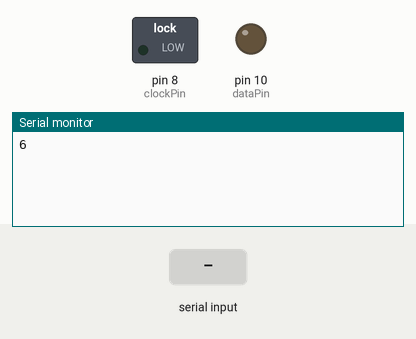
This sketch was run on a simulated Arduino Uno, built with avr-gcc and run on an emulated ATmega328P. Parts: switched loads named in the sketch (green lamp = pin HIGH), output pins drawn as LEDs (lit = HIGH), the last lines printed to the serial monitor. The inputs (shaded band) are chosen by the test bench.

Above: at 2.2 s.
2.3 s: "@\n" received over the second serial link
At 3.2 s:
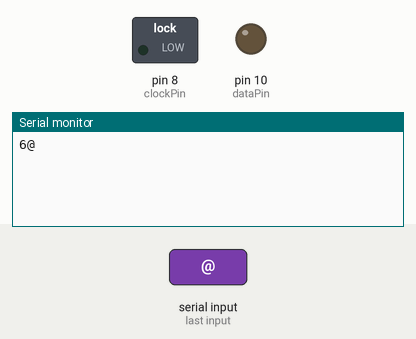
3.8 s: "a\n" received over the second serial link
At 4.3 s:
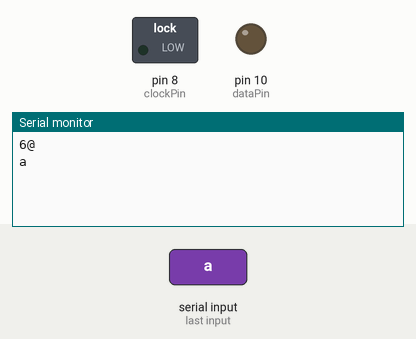
5.3 s: "b\n" received over the second serial link
At 6.7 s:
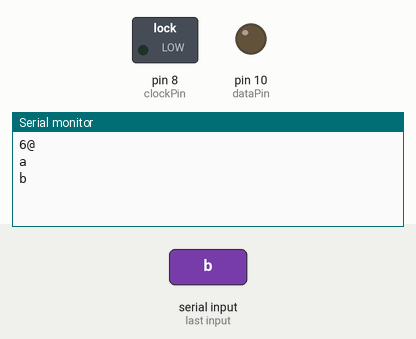

The sketch:

lyricsWifi.ino
```cpp
// 1411
#include <SoftwareSerial.h>
#define CYCLE_TIME_MILLS 132   // loop 한 번에 12V = 121ms

char receivedData;
int command = 0;
int inputStatus = -1;

int clockPin = 8;
int latchPin = 9;
int dataPin = 10;

const int timerSentence = 6;                    // time between frames

int count = 0;
char lyrics[100];
SoftwareSerial mySerial(6, 5); // RX, TX


void setup() {
  mySerial.begin(9600);
  Serial.begin(9600);

  delay(1000);

  Serial.write('6');
  initAlphabet();

  pinMode(latchPin, OUTPUT);
  pinMode(clockPin, OUTPUT);
  pinMode(dataPin, OUTPUT);

//  int sec;
//  while(1) {
//    sec = 0;
//    sec += printSentence("ABC");
//
//    delay(CYCLE_TIME_MILLS - sec);
//  }
}


void loop() {
  if (Serial.available()) {
    char c = Serial.read();

    if (c == '@') {
      inputStatus = 1;
    }

    // 와이파이에서 들어온 명령 ex)@a, @b, @c, @d
    else if (inputStatus) {
      // play index 받을 때
      if (command == 1) {
        command = 0;
        inputStatus = 0;
        mySerial.print("@a");
        mySerial.write(c);
      }
      // play
      else if (c == 'a') {
        command = 1;
      }
      // stop
      else if (c == 'b') {
        command = 0;
        inputStatus = 0;
        mySerial.print("@b");
      }
    }
  }

  if (mySerial.available()) {
    char c = mySerial.read();
    Serial.write(c);
    lyrics[count++] = c;

    // 가사 한 줄 전송 완료
    if (c == '\n') {
      lyrics[count] = '\0';
      count = 0;
    }
  }

//  printSentence(lyrics);
//  delay(timerSentence);
}

int printSentence(char *str) {
//  Serial.println(str);
  int i = 0;
  int timeSec = 0;

  while(str[i] != '\0') {
    timeSec += printAlphabet(str[i++]);
  }
  return timeSec;
}
```

Source omitted: Alphabet.ino (28372 bytes)

Measured:
- after the input at 2.3 s, the serial monitor: prints a new line at once (image 1)
- after the input at 3.8 s, the serial monitor: prints a new line at once (image 2)
- after the input at 5.3 s, the serial monitor: prints a new line at once (image 3)
